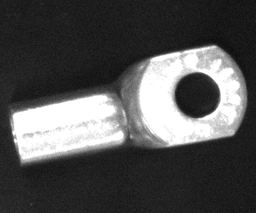
#> input picture template_crop.png, 256 x 213 px, shrunk from 373 x 311 before the run
$ jupyter execute --allow-errors 'many_lug_detection_Chau Truong.ipynb'
#> lines starting #> are read from the running program, lines starting #| are printed output that depends on the picture
[cell 1]
import cv2
import random
from scipy import spatial
import scipy.sparse


def rotate_bound(image, angle):
    # grab the dimensions of the image and then determine the
    # center
    (h, w) = image.shape[:2]
    (cX, cY) = (w / 2, h / 2)

    # grab the rotation matrix (applying the negative of the
    # angle to rotate clockwise), then grab the sine and cosine
    # (i.e., the rotation components of the matrix)
    M = cv2.getRotationMatrix2D((cX, cY), -angle, 1.0)
    cos = np.abs(M[0, 0])
    sin = np.abs(M[0, 1])

    # compute the new bounding dimensions of the image
    nW = int((h * sin) + (w * cos))
    nH = int((h * cos) + (w * sin))

    # adjust the rotation matrix to take into account translation
    M[0, 2] += (nW / 2) - cX
    M[1, 2] += (nH / 2) - cY

    # perform the actual rotation and return the image
    return cv2.warpAffine(image, M, (nW, nH))


import numpy as np
n = 3  # size of individual (chromosome)
m = 100  # size of population
n_generations = 50 # number of generations
fitnesses = []
def crop_img(individual,rotated):
    h = int(rotated.shape[0] / 2)
    w = int(rotated.shape[1] / 2)
    t_h=0
    t_w=0
    if rotated.shape[0]%2==1:
        t_h=1
    if rotated.shape[1]%2==1:
        t_w=1
    crop = src[individual[0] - h:individual[0] + h+t_h, individual[1] - w:individual[1] + w+t_w]
    return crop
def compute_fitness(individual):
    rotated = rotate_bound(image, individual[2])
    blurred_rot = cv2.GaussianBlur(rotated, (5, 5), 0)
    ret,rotated = cv2.threshold(blurred_rot, 60, 255, cv2.THRESH_BINARY)
    #ret,rotated = cv2.threshold(rotated, 127, 255, cv2.THRESH_BINARY)

    crop = crop_img(individual,rotated)
    blurred_crop = cv2.GaussianBlur(crop, (5, 5), 0)
    ret,crop = cv2.threshold(blurred_crop, 60, 255, cv2.THRESH_BINARY)
    #ret, crop = cv2.threshold(crop, 127, 255, cv2.THRESH_BINARY)
    sA = scipy.sparse.csr_matrix(crop.flatten()).toarray()
    sB = scipy.sparse.csr_matrix(rotated.flatten()).toarray()
    if 255 not in sA[0]:
        ttt=1
    else:
        ttt = spatial.distance.cosine(sA, sB)
    return 1-ttt
def create_individual():
    return ([random.randint(int(h_max/2), src.shape[0]-int(h_max)),random.randint(int(w_max/2) , src.shape[1]-int(w_max)),random.randint(0, 360)])

# [61 lines left out: functions crossover, mutate, selection, draw_best, delete_best, not called in this run]


def create_new_population(old_population, elitism=2, gen=1):
    sorted_population = sorted(old_population, key=compute_fitness)
    global  best_individual
    best_individual = sorted_population[m - 1]
    if gen % 1 == 0:
        fitnesses.append(compute_fitness(sorted_population[m - 1]))
        print("BEST:", compute_fitness(best_individual))

    new_population = []
    while len(new_population) < m - elitism:
        # selection
        individual_s1 = selection(sorted_population)
        individual_s2 = selection(sorted_population)  # duplication

        # crossover
        individual_c1, individual_c2 = crossover(individual_s1, individual_s2)

        # mutation
        individual_m1 = mutate(individual_c1)
        individual_m2 = mutate(individual_c2)

        new_population.append(individual_m1)
        new_population.append(individual_m2)

    for ind in sorted_population[m - elitism:]:
        new_population.append(ind.copy())

    return new_population

best_individual_arr=[]

image = cv2.imread("template_crop.png",0)
#> image is the input picture: shape (213, 256); min 11, max 255, mean 82.1
w_max=0
h_max=0
for i in range(360):
    temp=rotate_bound(image,i)
    w_max=max(w_max,temp.shape[1])
    h_max=max(h_max,temp.shape[0])
#> this loop made 360 passes
#> pass 2, `temp=rotate_bound(image,i)`:
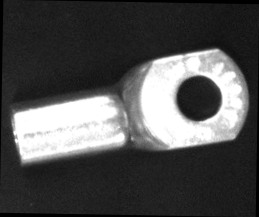
#> temp: shape (217, 259); min 0, max 255, mean 79.7
#> pass 3, `temp=rotate_bound(image,i)`:
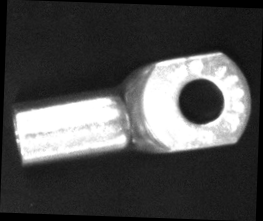
#> temp: shape (221, 263); min 0, max 255, mean 77.1
src=cv2.imread("test.bmp",0)
new_src=cv2.imread("test.bmp",0)
borderType = cv2.BORDER_CONSTANT
src = cv2.copyMakeBorder(src, h_max, h_max, w_max, w_max, borderType, None, 0)
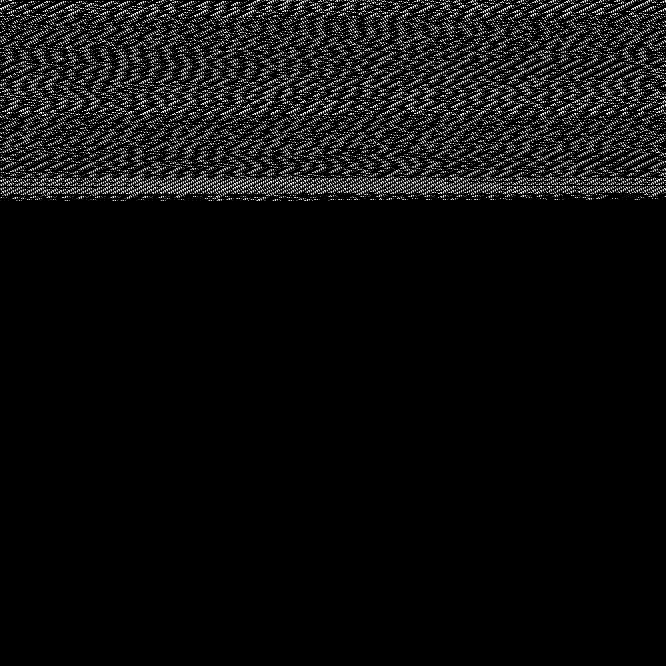
#> src: shape (666, 666); min 0, max 255, mean 14.1
#new_src = cv2.copyMakeBorder(new_src, h_max, h_max, w_max, w_max, borderType, None, 0)

population = [create_individual() for _ in range(m)]
for i in population:
    if i[0]+h_max>src.shape[0] or i[1]+w_max>src.shape[1]:
        print(i)
j=0
#> (the rest of this cell did not finish here and is left out)

$ run again, with image1.jpg saved as template_crop.png
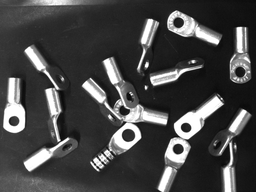
#> input picture image1.jpg, 256 x 192 px, shrunk from 1600 x 1200 before the run
#> image is the input picture: shape (192, 256); min 0, max 255, mean 71.4
